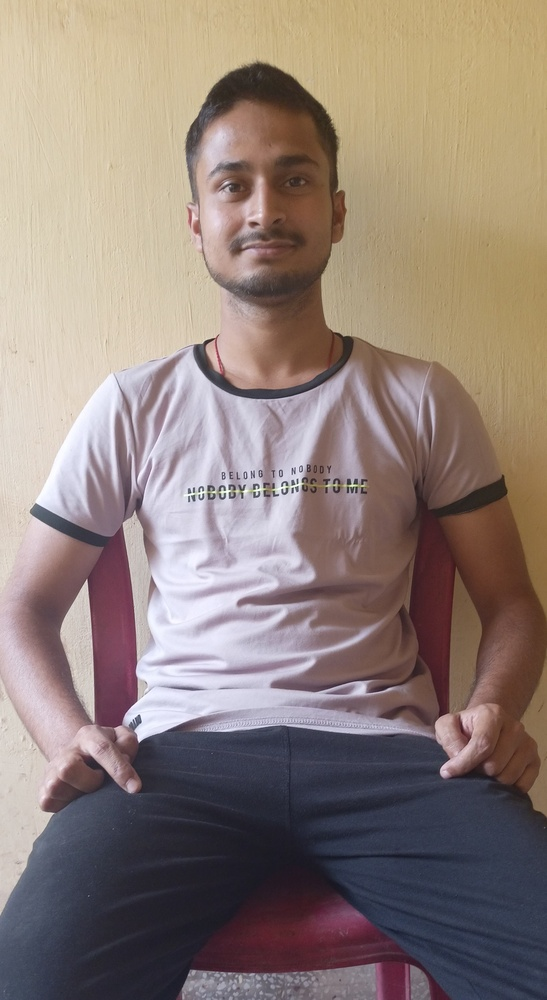
#> input picture sketch_in_python/photo5.jpg, 547 x 1000 px, shrunk from 1842 x 3367 before the run
$ jupyter execute cart.ipynb
#> lines starting #> are read from the running program, lines starting #| are printed output that depends on the picture; after the words box and inside, x2 and y2 are one past the last pixel; in counts of white or black regions, pixels touching at a corner belong together
[cell 1]
import cv2
import numpy as np

[cell 2]
img = cv2.imread("photo5.jpg")
#> img is the input picture: shape (1000, 547, 3); mean B, G, R 120.9, 128.3, 143.9

gray = cv2.cvtColor(img, cv2.COLOR_BGR2GRAY)
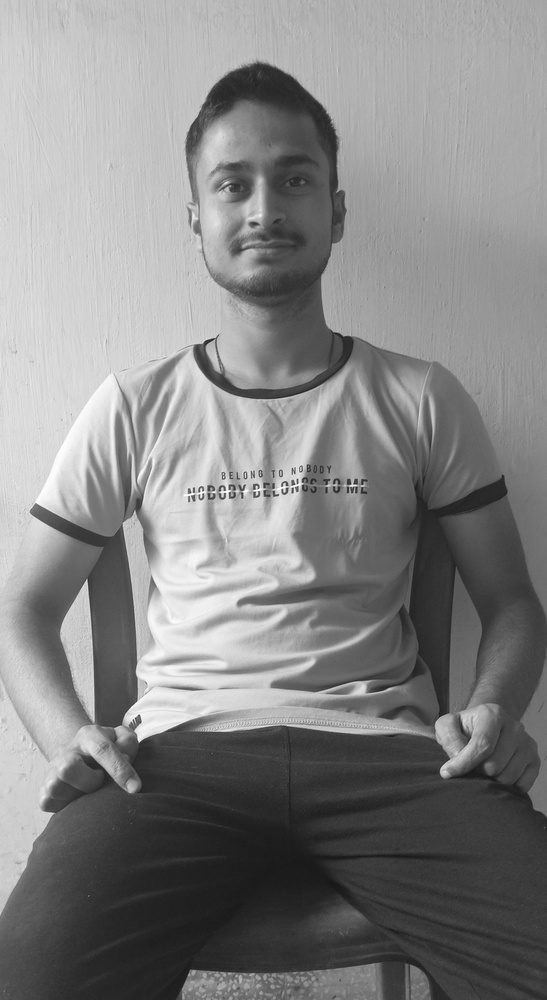
#> gray: shape (1000, 547); min 23, max 255, mean 132.1

gray = cv2.medianBlur(gray, 5)

edges = cv2.adaptiveThreshold(gray, 255, cv2.ADAPTIVE_THRESH_MEAN_C, cv2.THRESH_BINARY, 9, 9)
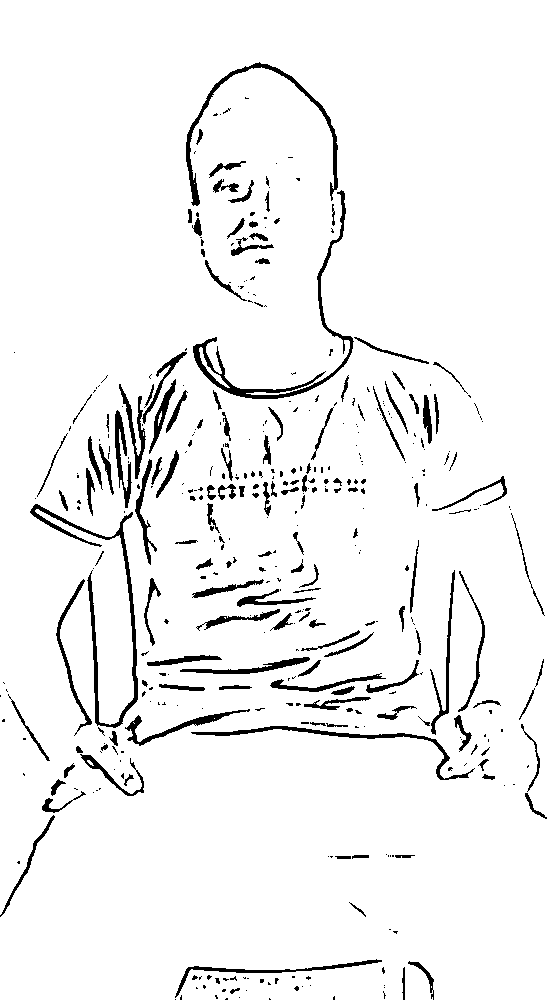
#> edges: shape (1000, 547); 94.8% white; 418 black regions (267 under 20 px), largest, box (x1, y1, x2, y2) and area: (193, 190, 354, 399) 2114, (30, 504, 138, 728) 2085, (186, 62, 338, 206) 1488

color = cv2.bilateralFilter(img, 9, 250, 250)

cartoon = cv2.bitwise_and(color, color, mask= edges)
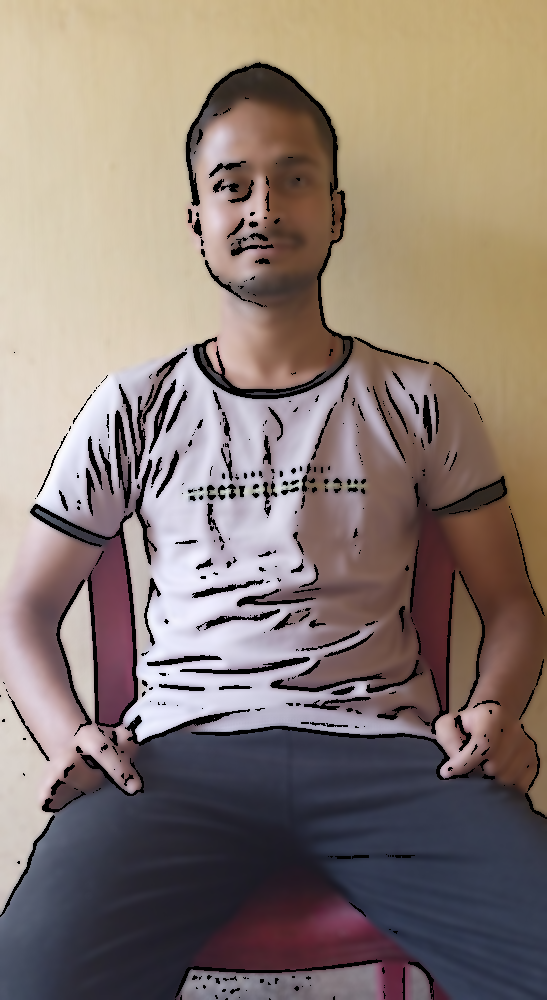
#> cartoon: shape (1000, 547, 3); mean B, G, R 115, 122.7, 137.4

$ run again, with sketch_in_python/photo2.jpg copied over sketch_in_python/photo5.jpg
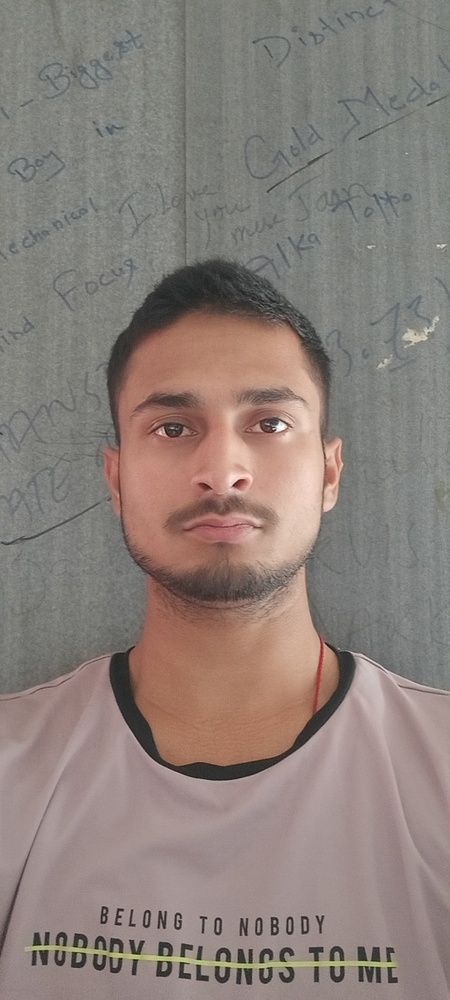
#> input picture sketch_in_python/photo2.jpg, 450 x 1000 px, shrunk from 2016 x 4480 before the run
#> img is the input picture: shape (1000, 450, 3); mean B, G, R 122.1, 127.8, 139.6
#> `edges = cv2.adaptiveThreshold(gray, 255, cv2.ADAPTIVE_THRESH_MEAN_C, c..`:
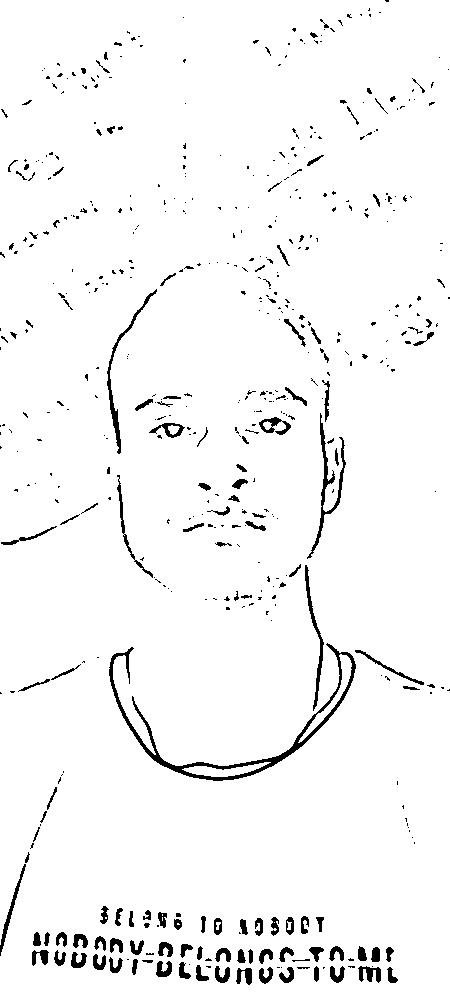
#> edges: shape (1000, 450); 96.4% white; 511 black regions (378 under 20 px), largest, box (x1, y1, x2, y2) and area: (109, 643, 356, 781) 2535, (307, 413, 346, 559) 760, (107, 289, 157, 454) 610
#> `cartoon = cv2.bitwise_and(color, color, mask= edges)`:
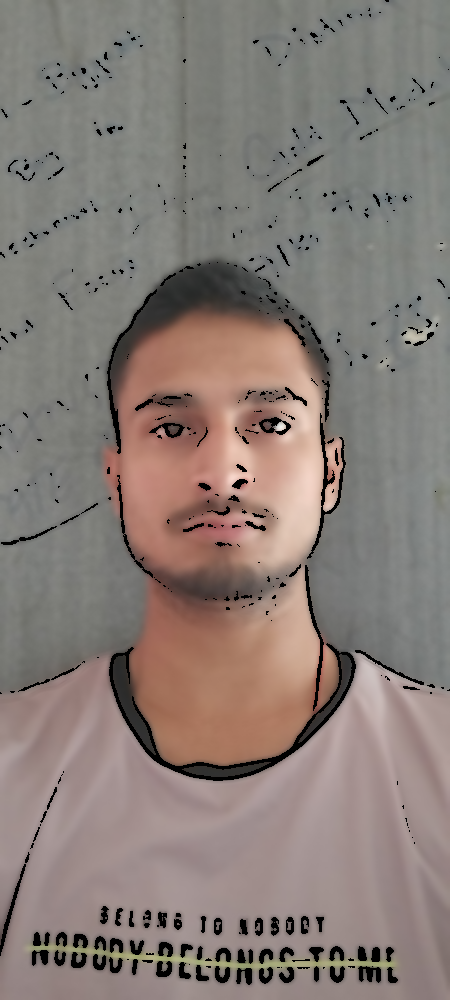
#> cartoon: shape (1000, 450, 3); mean B, G, R 119, 124.5, 135.9

$ run again, with sketch_in_python/photo3.jpg copied over sketch_in_python/photo5.jpg
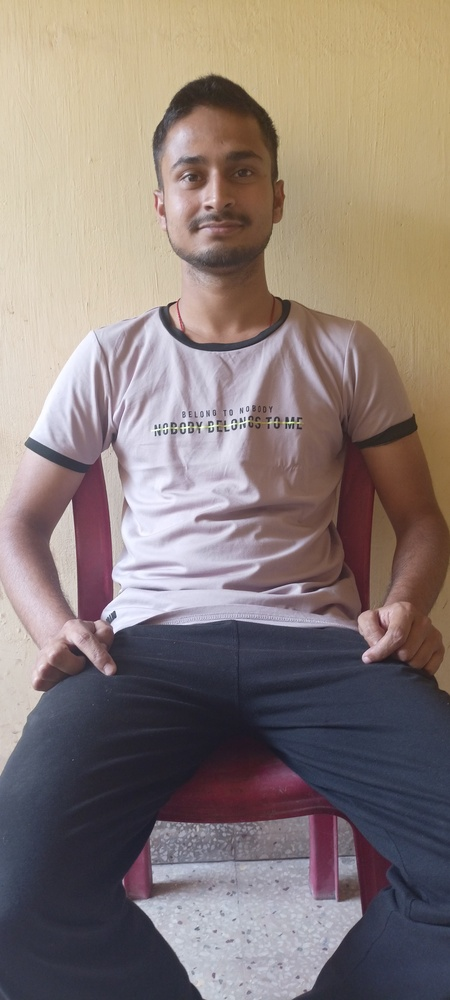
#> input picture sketch_in_python/photo3.jpg, 450 x 1000 px, shrunk from 2080 x 4624 before the run
#> img is the input picture: shape (1000, 450, 3); mean B, G, R 119.8, 124.7, 138.2
#> `edges = cv2.adaptiveThreshold(gray, 255, cv2.ADAPTIVE_THRESH_MEAN_C, c..`:
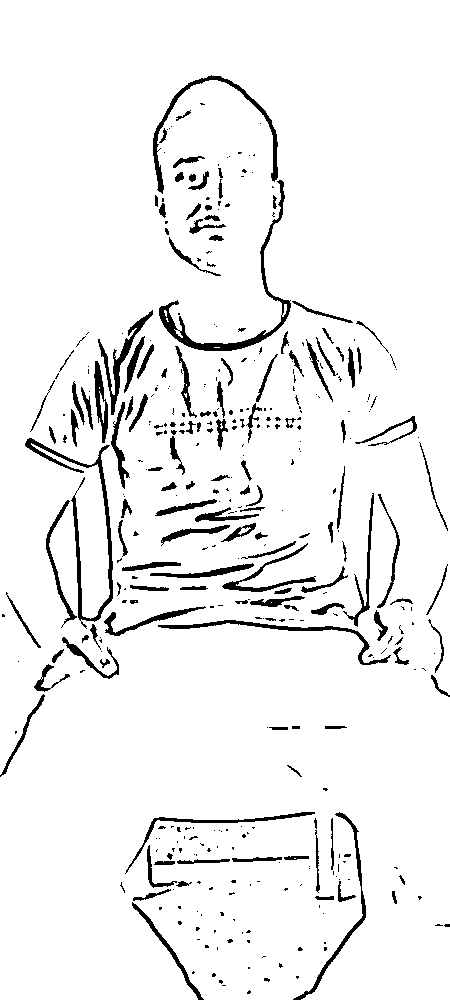
#> edges: shape (1000, 450); 94.1% white; 387 black regions (247 under 20 px), largest, box (x1, y1, x2, y2) and area: (159, 180, 291, 351) 1735, (25, 438, 113, 629) 1727, (153, 75, 278, 194) 1207
#> `cartoon = cv2.bitwise_and(color, color, mask= edges)`:
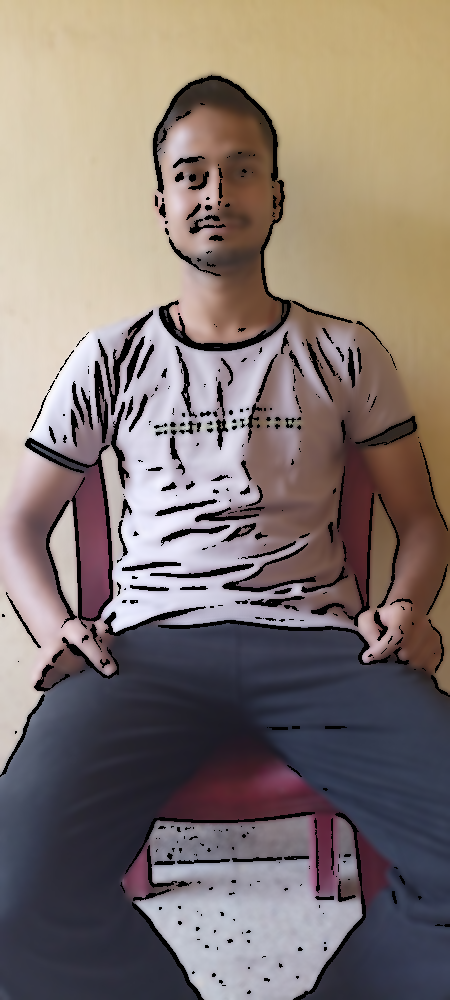
#> cartoon: shape (1000, 450, 3); mean B, G, R 113.2, 118.4, 131

$ run again, with sketch_in_python/photo4.jpg copied over sketch_in_python/photo5.jpg
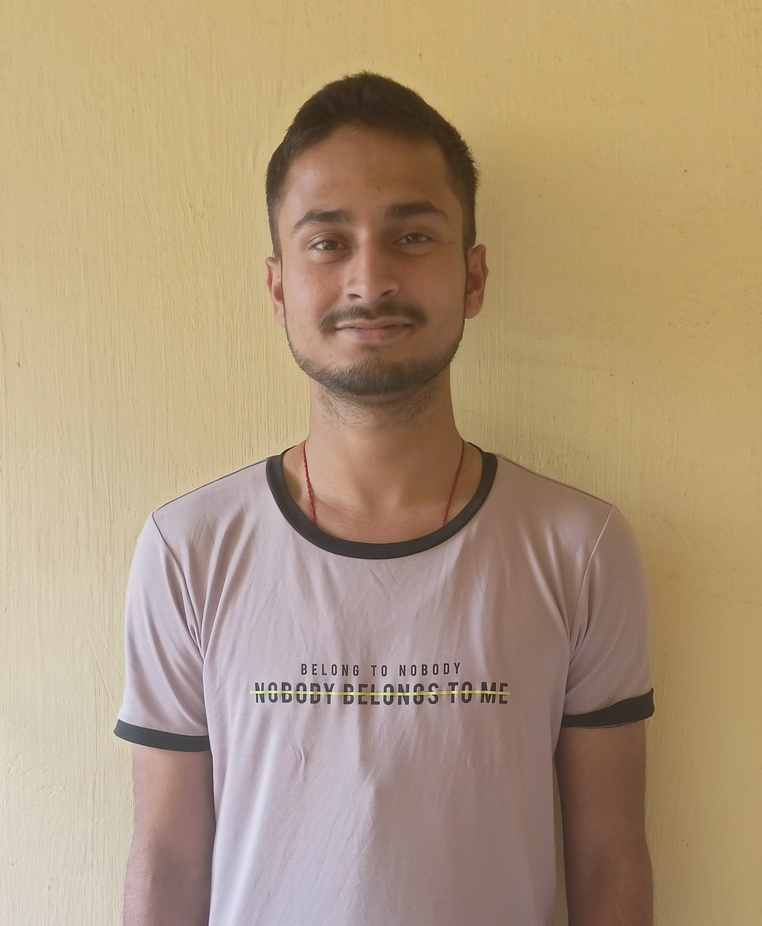
#> input picture sketch_in_python/photo4.jpg, 762 x 926 px, shrunk from 1842 x 2240 before the run
#> img is the input picture: shape (926, 762, 3); mean B, G, R 122.7, 151.7, 174.7
#> `edges = cv2.adaptiveThreshold(gray, 255, cv2.ADAPTIVE_THRESH_MEAN_C, c..`:
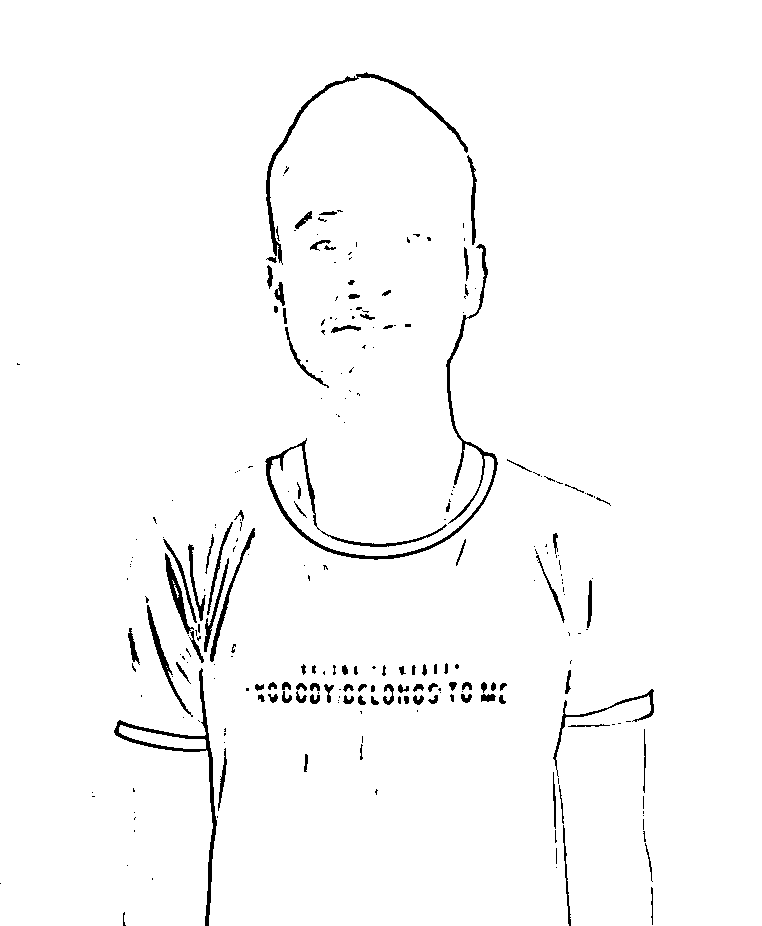
#> edges: shape (926, 762); 97.7% white; 261 black regions (157 under 20 px), largest, box (x1, y1, x2, y2) and area: (265, 244, 498, 560) 3054, (114, 668, 217, 926) 1609, (266, 72, 468, 265) 1472
#> `cartoon = cv2.bitwise_and(color, color, mask= edges)`:
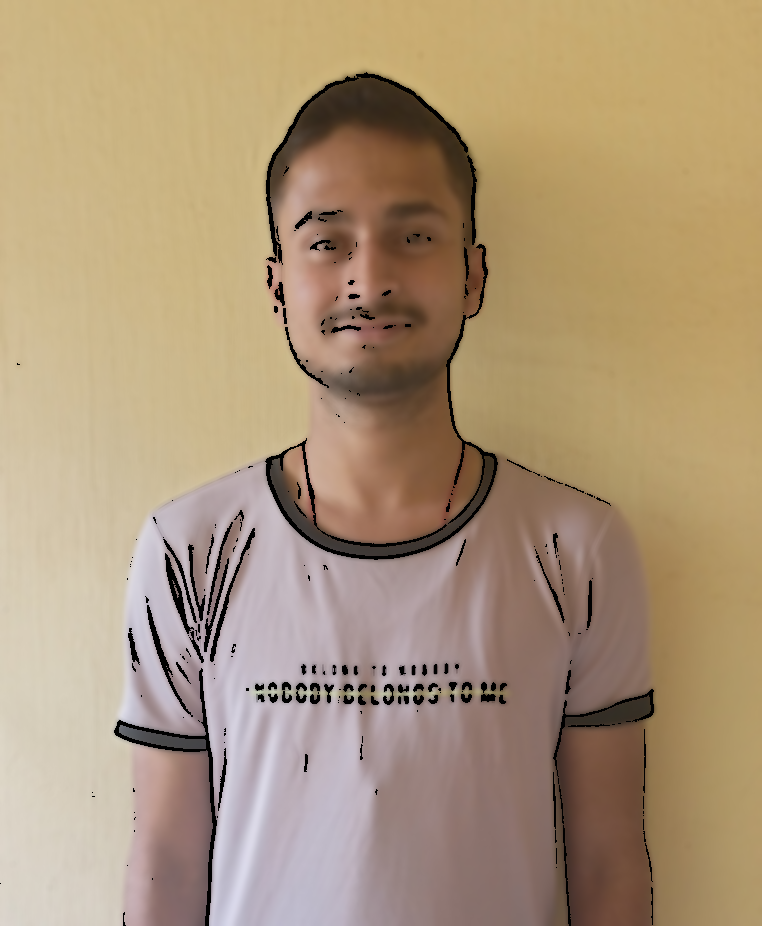
#> cartoon: shape (926, 762, 3); mean B, G, R 120.6, 149.4, 172
